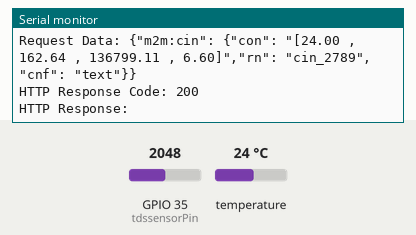
Recording of a sketch running on a simulated ESP32. On the bench: the last lines printed to the serial monitor. The inputs (shaded band) are chosen by the test bench; at power-on: temperature 24 °C, GPIO 35 (tdssensorPin) = 2048. WiFi joins after 1.5 s; servers stay silent unless stated; uploads are accepted with an empty reply.

Above: at 3.2 s.
3.3 s: temperature set to 12 °C
At 4.6 s:
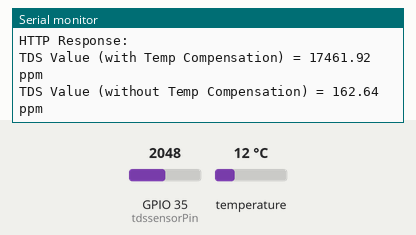
5.9 s: GPIO 35 (tdssensorPin) set to 2866
At 6.91 s:
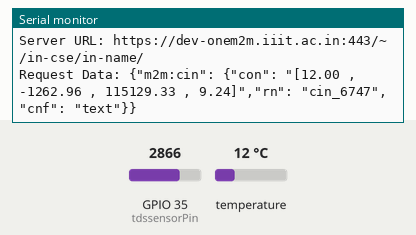
8.5 s: temperature set to 19 °C
At 9.7 s:
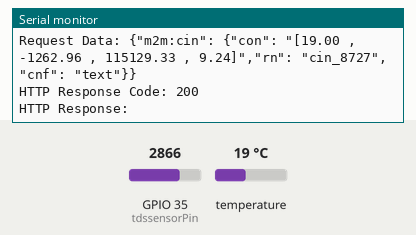
11.1 s: GPIO 35 (tdssensorPin) set to 3603
At 13.7 s:
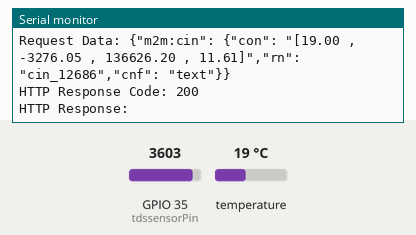
Timing chart, 0 to 14.7 s (numbered marks = the images above; inputs shaded):
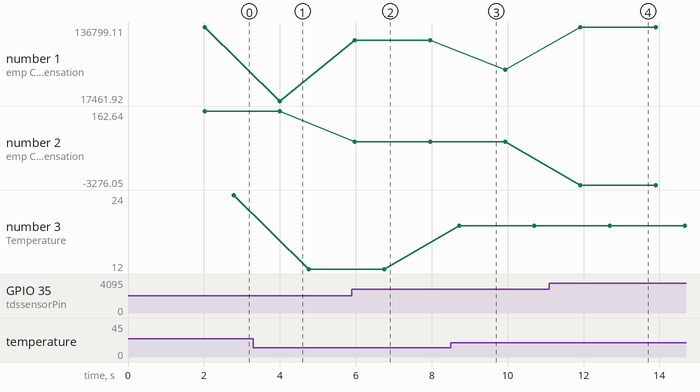

The sketch:

post_onem2m_https.ino
```cpp
#include <WiFiClientSecure.h>
#include "OneWire.h"
#include "DallasTemperature.h"
#include <HTTPClient.h>

#define SERIAL Serial

// const char* ssid = "SCRC_LAB_IOT";
// const char* password = "Scrciiith@123";

const char* ssid = "myssid1";
const char* password = "password";

OneWire oneWire(27);
DallasTemperature tempSensor(&oneWire);
#define tdssensorPin 35

int tdssensorValue = 0;
float tdsValue = 0;
float Voltage = 0;
float Temp = 0;
float tdsValue_without_temp = 0;

WiFiClientSecure client;
HTTPClient http;

#define CSE_IP          "dev-onem2m.iiit.ac.in"
#define CSE_PORT        443
#define HTTPS           true
#define OM2M_ORGIN     "wdmon@20:gpod@llk4"
#define OM2M_MN         "/~/in-cse/in-name/"
#define OM2M_AE         "AE-WM/WM-WD"
#define OM2M_DATA_CONT  "WM-WD-PL00-00/Data"


void setup() {
  Serial.begin(115200);
  tempSensor.begin();
  WiFi.begin(ssid, password);
  while (WiFi.status() != WL_CONNECTED) {
    delay(1000);
    Serial.println("Connecting to WiFi...");
  }
  Serial.println("Connected to WiFi!");
}

void post_onem2m() {

  String data = "[" + String(Temp) +  " , " + String(tdsValue_without_temp) + " , " + String(tdsValue) + " , " + String(Voltage) +"]";

  if (WiFi.status() == WL_CONNECTED) {
    client.setInsecure();

    // Construct server URL
    String server = "http";
    if (HTTPS) {
      server += "s";
    }
    server += "://" + String(CSE_IP) + ":" + String(CSE_PORT) + String(OM2M_MN);

    http.begin(client, server + OM2M_AE + "/" + OM2M_DATA_CONT);
    http.addHeader("X-M2M-Origin", OM2M_ORGIN);
    http.addHeader("Content-Type", "application/json;ty=4");

    String req_data = String() + "{\"m2m:cin\": {"
                      + "\"con\": \"" + data + "\","
                      + "\"rn\": \"" + "cin_" + String(millis()) + "\","
                      + "\"cnf\": \"text\""
                      + "}}";


    Serial.println("Server URL: " + server);
    Serial.println("Request Data: " + req_data);

    int code = http.POST(req_data);
    Serial.println("HTTP Response Code: " + String(code));
    if (code > 0) {
      String payload = http.getString();
      Serial.println("HTTP Response: " + payload);
    } else {
      Serial.println("HTTP Error: " + http.errorToString(code));
    }

    http.end();
  } else {
    Serial.println("WiFi not connected!");
  }
}


void loop() {
  if (WiFi.status() == WL_CONNECTED) {
    tdssensorValue = analogRead(tdssensorPin);
    Voltage = tdssensorValue * 3.3 / 1024.0;

    float compensationCoefficient = 1.0 + 0.02 * (Temp - 25.0);
    float compensationVoltage = Voltage / compensationCoefficient;
    tdsValue = (133.42 * compensationVoltage * compensationVoltage * compensationVoltage
      - 255.86 * compensationVoltage * compensationVoltage
      + 857.39 * compensationVoltage) * 0.5;

    Serial.print("TDS Value (with Temp Compensation) = ");
    Serial.print(tdsValue);
    Serial.println(" ppm");

    float compensationCoefficient_without_temp = 1.0 + 0.02 * (25.0 - 25.0);
    float compensationVoltage_without_temp = Voltage / compensationCoefficient_without_temp;
    tdsValue_without_temp = (133.42 * compensationVoltage_without_temp * compensationVoltage_without_temp
      - 255.86 * compensationVoltage_without_temp * compensationVoltage_without_temp
      + 857.39 * compensationVoltage_without_temp) * 0.5;

    Serial.print("TDS Value (without Temp Compensation) = ");
    Serial.print(tdsValue_without_temp);
    Serial.println(" ppm");

    tempSensor.requestTemperaturesByIndex(0);
    Temp = tempSensor.getTempCByIndex(0);
    Serial.print("Temperature: ");
    Serial.print(Temp);
    Serial.println(" °C");

    post_onem2m();
    // delay(600000);
    delay(1000);
  } else {
    Serial.println("WiFi Disconnected. Reconnecting...");
    WiFi.begin(ssid, password);
    while (WiFi.status() != WL_CONNECTED) {
      delay(1000);
      Serial.println("Connecting to WiFi...");
    }
    Serial.println("Reconnected to WiFi!");
  }
}
```

Measured:
- after the input at 5.9 s, the serial monitor: prints a new line after 0.08 s (image 2)
- after the input at 8.5 s, the serial monitor: prints a new line after 0.23 s (image 3)
- after the input at 11.1 s, the serial monitor: prints a new line after 0.82 s (image 4)
- plotted number 1: 17461.92 → 115129.33 after the input at 5.9 s, 115129.33 → 67535.18 after the input at 8.5 s, 67535.18 → 136626.2 after the input at 11.1 s
- plotted number 2: 162.64 → -1262.96 after the input at 5.9 s, -1262.96 → -3276.05 after the input at 11.1 s
- plotted number 3: 24 → 12 after the input at 3.3 s, 12 → 19 after the input at 8.5 s
